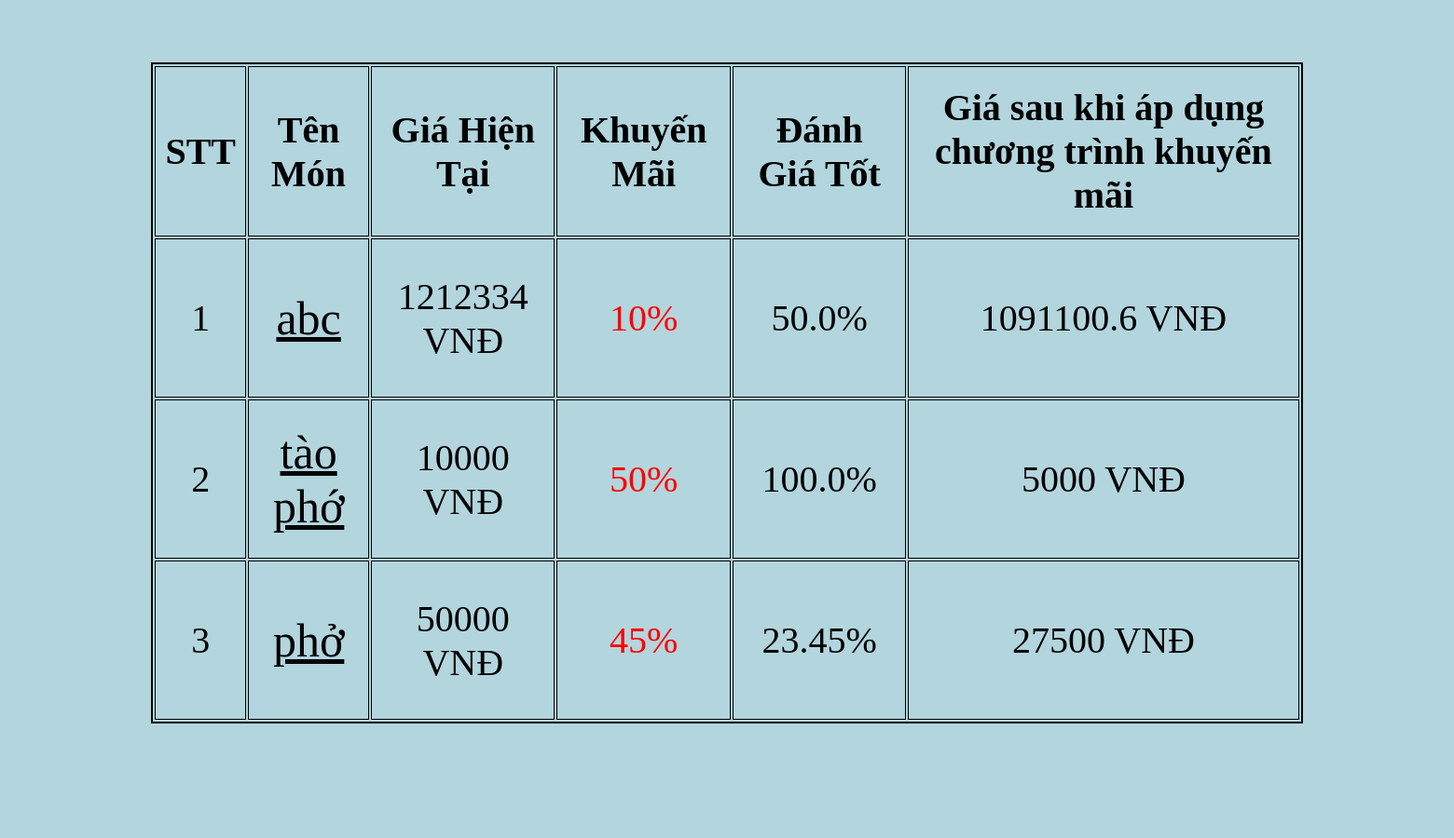
Page /khuyenmai/ (middle part) on the earlier database version.
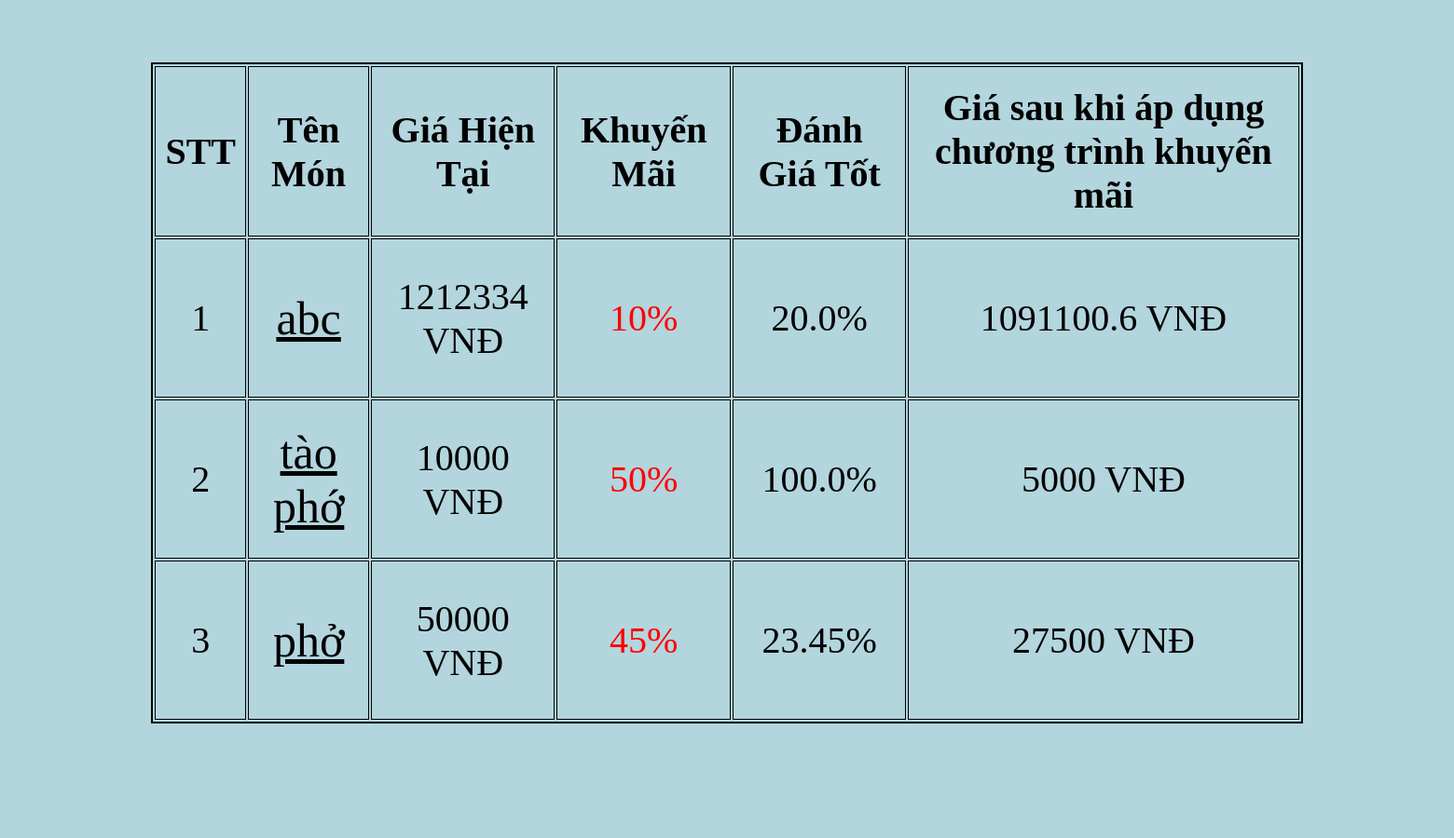
Same page on the later database version.
### web_app/models.py (models this page shows)
class Data(models.Model):
    id = models.AutoField(primary_key=True)
    name = models.TextField(null=True,blank=True)
    image = models.TextField(blank=True)
    price = models.TextField(null = True,blank= True)
    unit = models.TextField(null = True, blank=True)
    describe = models.TextField(null = True, blank=True)
    YN_Sale = models.BooleanField(default=False, null= False)
    sale = models.IntegerField(default=0)
    appreciate = models.FloatField(null=True, blank=True)
    featured = models.BooleanField(null=True, default=False)
    class Meta:
        ordering = ('id','name','image','price', 'unit', 'describe', 'sale','appreciate','featured')

### web_app/views.py (the view)
# urls.py: path('khuyenmai/', views.KhuyenMai, name='khuyenmai'),
def KhuyenMai(request):
    get_data = Data.objects.filter(YN_Sale = True)
    return render(request, 'web_app/khuyenmai.html',{'datas': get_data})

### web_app/templates/web_app/khuyenmai.html (shortened to what this page needs)
{% extends "web_app/base.html" %}
{% load static %}
{% block content %}
<table
  style="border: 2px solid; width: 80%; margin-left: auto; margin-right: auto"
>
  <tr style="border: 1px solid">
    <th style="border: 1px solid; font-size: 40px;padding: 20px 10px;">STT</th>
    <th style="border: 1px solid; font-size: 40px;padding: 20px 10px;">Tên Món</th>
    <th style="border: 1px solid; font-size: 40px;padding: 20px 10px;">Giá Hiện Tại</th>
    <th style="border: 1px solid; font-size: 40px;padding: 20px 10px;">Khuyến Mãi</th>
    <th style="border: 1px solid; font-size: 40px;padding: 20px 10px;">Đánh Giá Tốt</th>
    <th style="border: 1px solid; font-size: 40px;padding: 20px 10px;">
      Giá sau khi áp dụng chương trình khuyến mãi
    </th>
  </tr>
  {% for data in datas %}
    <tr style="border: 1px solid;">
        <td style="border: 1px solid;font-size: 40px; text-align: center; padding: 20px 10px;">{{forloop.counter}}</td>
        <td style="border: 1px solid;font-size: 50px; text-align: center;padding: 20px 10px;"><a href="{% url 'web_app:detail' data.id %}" style='color: black;'>{{data.name}}</a></td>
        <td style="border: 1px solid;font-size: 40px; text-align: center;padding: 20px 10px;">{{data.price}} VNĐ</td>
        <td style="border: 1px solid; text-align: center; "><p style='color: red;padding: 20px 10px;font-size: 40px;'>{{data.sale}}%</p></td>
        <td style="border: 1px solid;font-size: 40px; text-align: center;padding: 20px 10px;">{{data.appreciate}}%</td>
        <td style="border: 1px solid;font-size: 40px; text-align: center;padding: 20px 10px;" id='price_after_sale_{{forloop.counter}}'></td>
    </tr>
  {% endfor %}
</table>
{% endblock content %}

Differences in the rows shown:
changed Data "abc": appreciate "50.0" → "20.0"
